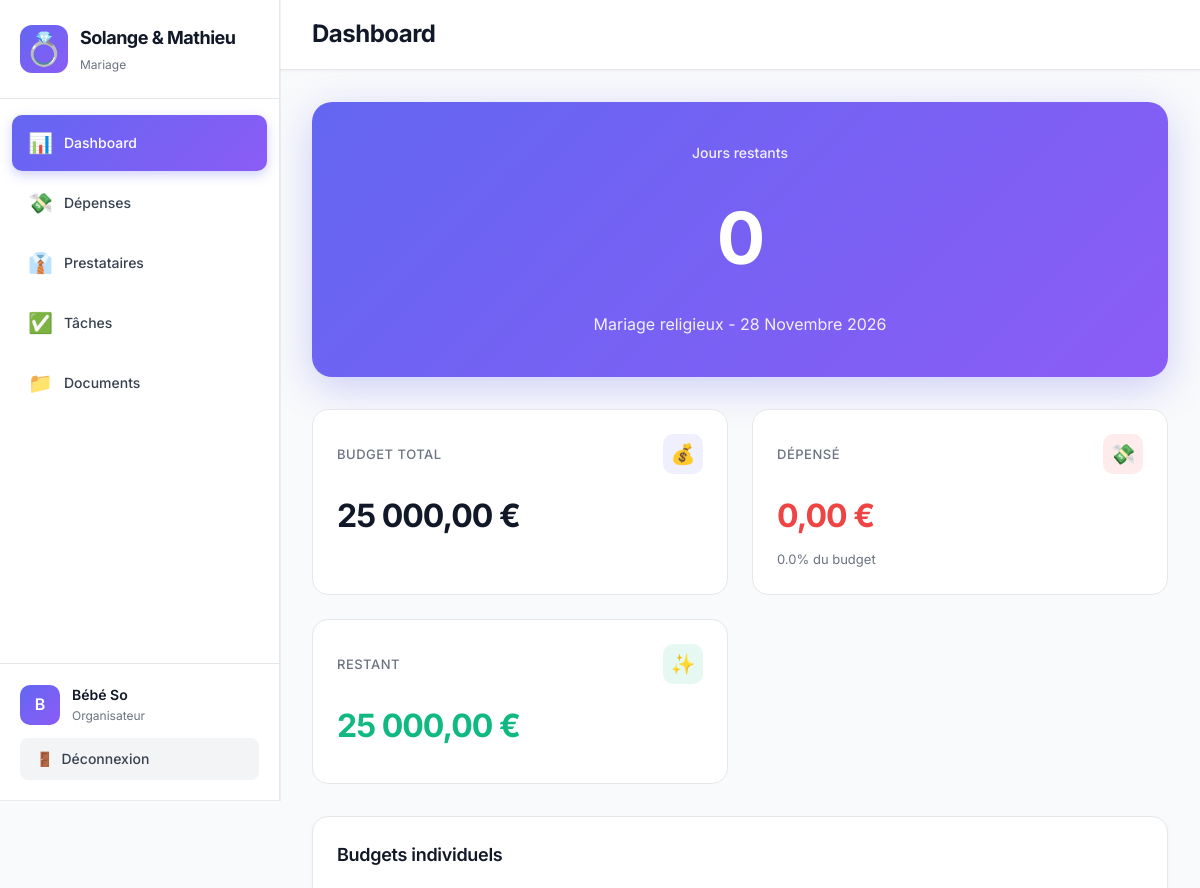
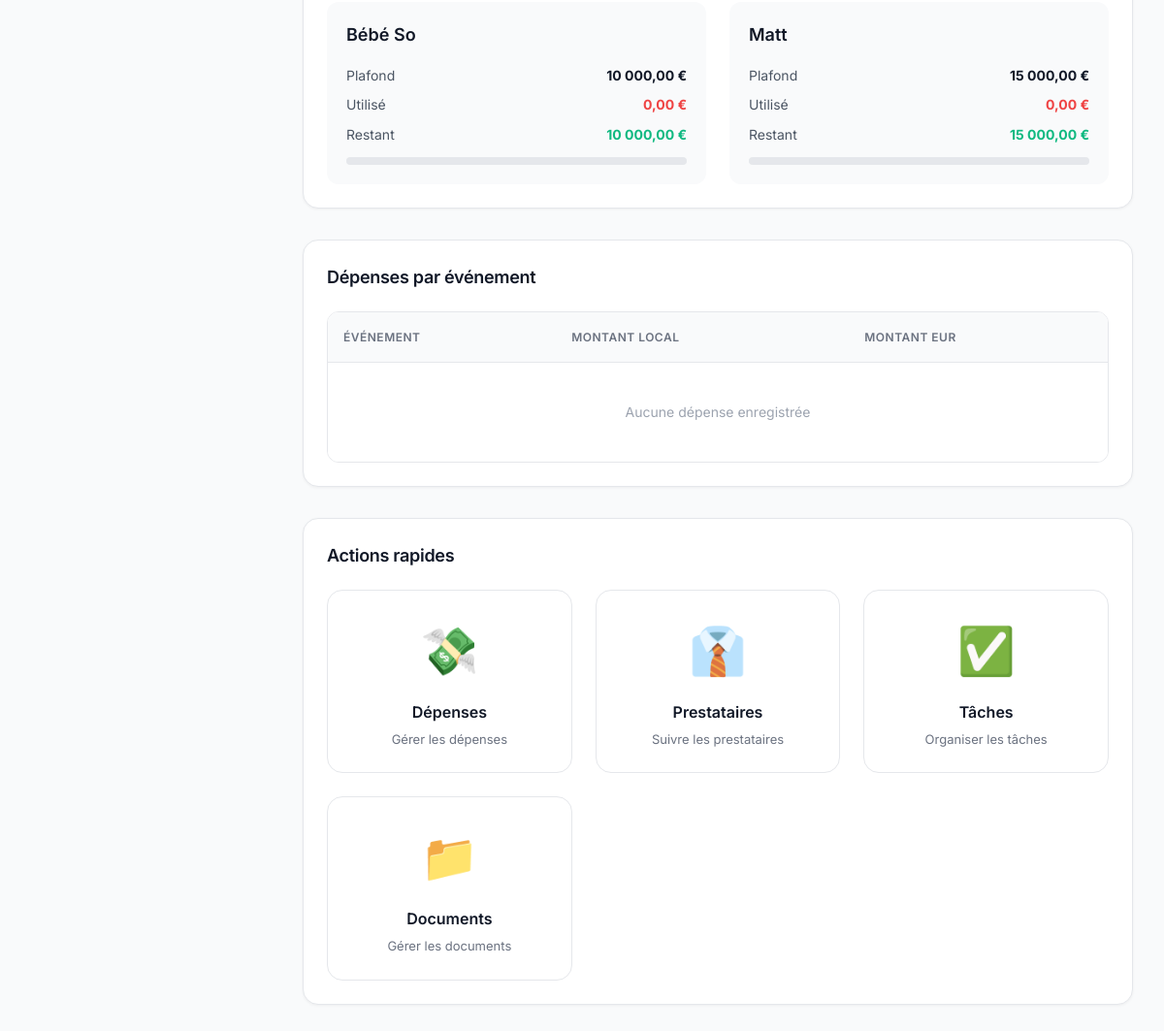
/dashboard.php (signed in), run on the app's committed database (2 pictures, top to bottom).
### tables this page shows
CREATE TABLE IF NOT EXISTS utilisateurs (
    id INT PRIMARY KEY AUTO_INCREMENT,
    nom VARCHAR(100) NOT NULL,
    email VARCHAR(255) NOT NULL UNIQUE,
    mot_de_passe VARCHAR(255) NOT NULL,
    created_at TIMESTAMP DEFAULT CURRENT_TIMESTAMP
);

CREATE TABLE IF NOT EXISTS budget (
    utilisateur_id INT PRIMARY KEY,
    plafond DECIMAL(12, 2) NOT NULL,
    utilise DECIMAL(12, 2) DEFAULT 0,
    restant DECIMAL(12, 2) NOT NULL,
    FOREIGN KEY (utilisateur_id) REFERENCES utilisateurs(id) ON DELETE CASCADE
);

### config/init.php (called while the page is built, shortened)
<?php
function getDB() {
    static $pdo = null;
    if ($pdo === null) {
        try {
            $dsn = "mysql:host=" . DB_HOST . ";dbname=" . DB_NAME . ";charset=utf8mb4";
            $pdo = new PDO($dsn, DB_USER, DB_PASS, [
                PDO::ATTR_ERRMODE => PDO::ERRMODE_EXCEPTION,
                PDO::ATTR_DEFAULT_FETCH_MODE => PDO::FETCH_ASSOC,
                PDO::ATTR_EMULATE_PREPARES => false,
                PDO::MYSQL_ATTR_INIT_COMMAND => "SET NAMES utf8mb4 COLLATE utf8mb4_unicode_ci"
            ]);
            $pdo->exec("SET NAMES utf8mb4 COLLATE utf8mb4_unicode_ci");
            $pdo->exec("SET CHARACTER SET utf8mb4");
            $pdo->exec("SET character_set_connection=utf8mb4");
            $pdo->exec("SET character_set_results=utf8mb4");
            $pdo->exec("SET character_set_client=utf8mb4");
        } catch (PDOException $e) {
            die("Erreur de connexion à la base de données : " . $e->getMessage());
        }
    }
    return $pdo;
}
function getCurrentUser() {
    $pdo = getDB();
    $stmt = $pdo->prepare("SELECT id, nom, email, mot_de_passe FROM utilisateurs WHERE id = ? LIMIT 1");
    $stmt->execute([$_SESSION['user_id']]);
    return $stmt->fetch(PDO::FETCH_ASSOC);
}
?>

### includes/functions.php (called while the page is built, shortened)
<?php
require_once __DIR__ . '/../config/init.php';
function joursRestants() {
    $dateMariage = new DateTime(DATE_MARIAGE_RELIGIEUX);
    $aujourdhui = new DateTime();
    $diff = $aujourdhui->diff($dateMariage);
    if ($dateMariage < $aujourdhui) {
        return 0;
    }
    return $diff->days;
}
?>

### dashboard.php (the view, shortened to what this page needs)
<?php
require_once 'config/init.php';
require_once 'includes/functions.php';
$pdo = getDB();
$user = getCurrentUser();
$stmt = $pdo->query("
    SELECT u.nom, b.plafond, b.utilise, b.restant
    FROM budget b
    JOIN utilisateurs u ON b.utilisateur_id = u.id
    ORDER BY u.id
");
$budgets = $stmt->fetchAll();
$budgetGlobal = array_sum(array_column($budgets, 'plafond'));
$utiliseGlobal = array_sum(array_column($budgets, 'utilise'));
$restantGlobal = $budgetGlobal - $utiliseGlobal;
$stmt = $pdo->query("
    SELECT e.nom as evenement, e.devise,
           SUM(d.montant_local) as total_local,
           SUM(d.montant_euro) as total_euro
    FROM depenses d
    JOIN evenements e ON d.evenement_id = e.id
    GROUP BY e.id, e.nom, e.devise
");
$depensesParEvenement = $stmt->fetchAll();
$joursRestants = joursRestants();
$currentPage = 'dashboard';
?>
<!DOCTYPE html>
<html lang="fr">
<head>
    <link rel="stylesheet" href="assets/css/app.css">
</head>
<body>
    <?php include 'includes/sidebar.php'; ?>
    <div class="main-content">
        <header class="header">
            <h1 class="header-title">Dashboard</h1>
        </header>
        <div class="container">
            <div class="countdown-card">
                <div style="font-size: 14px; opacity: 0.9; margin-bottom: 8px; font-weight: 500;">Jours restants</div>
                <div class="countdown-number"><?= $joursRestants ?></div>
                <div style="font-size: 16px; opacity: 0.9; margin-top: 8px;">Mariage religieux - 28 Novembre 2026</div>
            </div>
            <div class="grid grid-3" style="margin-bottom: 32px;">
                <div class="stat-card">
                    <div class="stat-header">
                        <div class="stat-label">Budget total</div>
                        <div class="stat-icon" style="background: rgba(99, 102, 241, 0.1);">💰</div>
                    </div>
                    <div class="stat-value"><?= number_format($budgetGlobal, 2, ',', ' ') ?> €</div>
                </div>
                <div class="stat-card">
                    <div class="stat-header">
                        <div class="stat-label">Dépensé</div>
                        <div class="stat-icon" style="background: rgba(239, 68, 68, 0.1);">💸</div>
                    </div>
                    <div class="stat-value negative"><?= number_format($utiliseGlobal, 2, ',', ' ') ?> €</div>
                    <div style="font-size: 13px; color: var(--gray-500); margin-top: 8px;">
                        <?= $budgetGlobal > 0 ? number_format(($utiliseGlobal / $budgetGlobal) * 100, 1) : 0 ?>% du budget
                    </div>
                </div>
                <div class="stat-card">
                    <div class="stat-header">
                        <div class="stat-label">Restant</div>
                        <div class="stat-icon" style="background: rgba(16, 185, 129, 0.1);">✨</div>
                    </div>
                    <div class="stat-value positive"><?= number_format($restantGlobal, 2, ',', ' ') ?> €</div>
                </div>
            </div>
            <div class="card" style="margin-bottom: 32px;">
                <div class="card-header">
                    <h2 class="card-title">Budgets individuels</h2>
                </div>
                <div class="grid grid-2">
                    <?php foreach ($budgets as $budget): ?>
                        <div style="padding: 20px; background: var(--gray-50); border-radius: 12px;">
                            <div style="font-size: 18px; font-weight: 600; color: var(--gray-900); margin-bottom: 16px;">
                                <?= htmlspecialchars($budget['nom']) ?>
                            </div>
                            <div style="display: flex; justify-content: space-between; font-size: 14px; color: var(--gray-600); margin-bottom: 8px;">
                                <span>Plafond</span>
                                <strong style="color: var(--gray-900);"><?= number_format($budget['plafond'], 2, ',', ' ') ?> €</strong>
                            </div>
                            <div style="display: flex; justify-content: space-between; font-size: 14px; color: var(--gray-600); margin-bottom: 8px;">
                                <span>Utilisé</span>
                                <strong style="color: var(--danger);"><?= number_format($budget['utilise'], 2, ',', ' ') ?> €</strong>
                            </div>
                            <div style="display: flex; justify-content: space-between; font-size: 14px; color: var(--gray-600); margin-bottom: 12px;">
                                <span>Restant</span>
                                <strong style="color: var(--success);"><?= number_format($budget['restant'], 2, ',', ' ') ?> €</strong>
                            </div>
                            <div style="height: 8px; background: var(--gray-200); border-radius: 4px; overflow: hidden;">
                            </div>
                        </div>
                    <?php endforeach; ?>
                </div>
            </div>
            <div class="card" style="margin-bottom: 32px;">
                <div class="card-header">
                    <h2 class="card-title">Dépenses par événement</h2>
                </div>
                <div class="table-container">
                    <table class="table">
                        <thead>
                            <tr>
                                <th>Événement</th>
                                <th>Montant local</th>
                                <th>Montant EUR</th>
                            </tr>
                        </thead>
                        <tbody>
                            <?php if (empty($depensesParEvenement)): ?>
                                <tr>
                                    <td colspan="3" style="text-align: center; color: var(--gray-400); padding: 40px;">
                                        Aucune dépense enregistrée
                                    </td>
                                </tr>
                            <?php endif; ?>
                        </tbody>
                    </table>
                </div>
            </div>
            <div class="card">
                <div class="card-header">
                    <h2 class="card-title">Actions rapides</h2>
                </div>
                <div class="grid grid-4">
                    <a href="depenses.php" class="stat-card" style="text-decoration: none; color: inherit;">
                        <div style="text-align: center;">
                            <div style="font-size: 48px; margin-bottom: 12px;">💸</div>
                            <div style="font-size: 16px; font-weight: 600; color: var(--gray-900); margin-bottom: 4px;">Dépenses</div>
                            <div style="font-size: 13px; color: var(--gray-500);">Gérer les dépenses</div>
                        </div>
                    </a>
                    <a href="prestataires.php" class="stat-card" style="text-decoration: none; color: inherit;">
                        <div style="text-align: center;">
                            <div style="font-size: 48px; margin-bottom: 12px;">👔</div>
                            <div style="font-size: 16px; font-weight: 600; color: var(--gray-900); margin-bottom: 4px;">Prestataires</div>
                            <div style="font-size: 13px; color: var(--gray-500);">Suivre les prestataires</div>
                        </div>
                    </a>
                    <a href="taches.php" class="stat-card" style="text-decoration: none; color: inherit;">
                        <div style="text-align: center;">
                            <div style="font-size: 48px; margin-bottom: 12px;">✅</div>
                            <div style="font-size: 16px; font-weight: 600; color: var(--gray-900); margin-bottom: 4px;">Tâches</div>
                            <div style="font-size: 13px; color: var(--gray-500);">Organiser les tâches</div>
                        </div>
                    </a>
                    <a href="documents.php" class="stat-card" style="text-decoration: none; color: inherit;">
                        <div style="text-align: center;">
                            <div style="font-size: 48px; margin-bottom: 12px;">📁</div>
                            <div style="font-size: 16px; font-weight: 600; color: var(--gray-900); margin-bottom: 4px;">Documents</div>
                            <div style="font-size: 13px; color: var(--gray-500);">Gérer les documents</div>
                        </div>
                    </a>
                </div>
            </div>
        </div>
    </div>
</body>
</html>

### includes/sidebar.php (shortened to what this page needs)
<aside class="sidebar">
    <div class="sidebar-header">
        <div class="logo-container">
            <div class="logo-icon">💍</div>
            <div class="logo-text">
                <div class="logo-title">Solange & Mathieu</div>
                <div class="logo-subtitle">Mariage</div>
            </div>
        </div>
    </div>
    <nav class="sidebar-nav">
        <a href="dashboard.php" class="nav-item <?= $currentPage === 'dashboard' ? 'active' : '' ?>">
            <span class="nav-icon">📊</span>
            <span class="nav-label">Dashboard</span>
        </a>
        <a href="depenses.php" class="nav-item <?= $currentPage === 'depenses' ? 'active' : '' ?>">
            <span class="nav-icon">💸</span>
            <span class="nav-label">Dépenses</span>
        </a>
        <a href="prestataires.php" class="nav-item <?= $currentPage === 'prestataires' ? 'active' : '' ?>">
            <span class="nav-icon">👔</span>
            <span class="nav-label">Prestataires</span>
        </a>
        <a href="taches.php" class="nav-item <?= $currentPage === 'taches' ? 'active' : '' ?>">
            <span class="nav-icon">✅</span>
            <span class="nav-label">Tâches</span>
        </a>
        <a href="documents.php" class="nav-item <?= $currentPage === 'documents' ? 'active' : '' ?>">
            <span class="nav-icon">📁</span>
            <span class="nav-label">Documents</span>
        </a>
    </nav>
    <div class="sidebar-footer">
        <div class="user-info">
            <div class="user-avatar"><?= strtoupper(substr($user['nom'], 0, 1)) ?></div>
            <div class="user-details">
                <div class="user-name"><?= htmlspecialchars($user['nom']) ?></div>
                <div class="user-role">Organisateur</div>
            </div>
        </div>
        <a href="logout.php" class="logout-btn">
            <span>🚪</span>
            <span>Déconnexion</span>
        </a>
    </div>
</aside>

### data on the page
utilisateurs: nom "B", nom "Bébé So"
budget: utilisateur_id.nom "Bébé So", plafond "10 000,00", utilise "0,00", restant "10 000,00"
budget: utilisateur_id.nom "Matt", plafond "15 000,00", utilise "0,00", restant "15 000,00"

### other printed values
$joursRestants "0"
$budgetGlobal "25 000,00"
$utiliseGlobal "0,00"
$restantGlobal "25 000,00"
